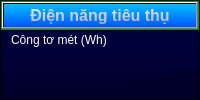
                              <widget class="QFrame" name="Top_Ctrl_frame_4">
                               <property name="styleSheet">
                                <string notr="true">background-color: qlineargradient(spread:pad, x1:1, y1:1, x2:1, y2:0, stop:0 rgba(0, 0, 42, 255), stop:1 rgba(0, 0, 70, 255));</string>
                               </property>
                               <property name="frameShape">
                                <enum>QFrame::StyledPanel</enum>
                               </property>
                               <property name="frameShadow">
                                <enum>QFrame::Raised</enum>
                               </property>
                               <layout class="QVBoxLayout" name="verticalLayout_32">
                                <property name="spacing">
                                 <number>0</number>
                                </property>
                                <property name="leftMargin">
                                 <number>0</number>
                                </property>
                                <property name="topMargin">
                                 <number>0</number>
                                </property>
                                <property name="rightMargin">
                                 <number>0</number>
                                </property>
                                <property name="bottomMargin">
                                 <number>0</number>
                                </property>
                                <item>
                                 <widget class="QFrame" name="Top_Ctrl_frame4_header">
                                  <property name="styleSheet">
                                   <string notr="true">background-color: rgb(0, 200, 0);</string>
                                  </property>
                                  <property name="frameShape">
                                   <enum>QFrame::StyledPanel</enum>
                                  </property>
                                  <property name="frameShadow">
                                   <enum>QFrame::Raised</enum>
                                  </property>
                                  <layout class="QVBoxLayout" name="verticalLayout_22">
                                   <property name="spacing">
                                    <number>0</number>
                                   </property>
                                   <property name="leftMargin">
                                    <number>0</number>
                                   </property>
                                   <property name="topMargin">
                                    <number>0</number>
                                   </property>
                                   <property name="rightMargin">
                                    <number>0</number>
                                   </property>
                                   <property name="bottomMargin">
                                    <number>0</number>
                                   </property>
                                   <item>
                                    <widget class="QPushButton" name="Top_Ctrl_header4">
                                     <property name="font">
                                      <font>
                                       <family>Segoe UI</family>
                                       <pointsize>12</pointsize>
                                       <weight>75</weight>
                                       <bold>true</bold>
                                      </font>
                                     </property>
                                     <property name="styleSheet">
                                      <string notr="true">color: qlineargradient(spread:pad, x1:1, y1:1, x2:1, y2:0, stop:0 rgba(171, 171, 171, 255), stop:1 rgba(239, 239, 239, 255));
background-color: qlineargradient(spread:pad, x1:1, y1:1, x2:1, y2:0, stop:0 rgba(0, 85, 255, 255), stop:1 rgba(0, 192, 255, 255));</string>
                                     </property>
                                     <property name="text">
                                      <string>Điện năng tiêu thụ</string>
                                     </property>
                                    </widget>
                                   </item>
                                  </layout>
                                 </widget>
                                </item>
                                <item>
                                 <widget class="QFrame" name="Top_Ctrl_frame4_body">
                                  <property name="sizePolicy">
                                   <sizepolicy hsizetype="Preferred" vsizetype="Expanding">
                                    <horstretch>0</horstretch>
                                    <verstretch>0</verstretch>
                                   </sizepolicy>
                                  </property>
                                  <property name="styleSheet">
                                   <string notr="true">background-color: rgba(0, 0, 0, 0);</string>
                                  </property>
                                  <property name="frameShape">
                                   <enum>QFrame::StyledPanel</enum>
                                  </property>
                                  <property name="frameShadow">
                                   <enum>QFrame::Raised</enum>
                                  </property>
                                  <widget class="QLabel" name="label_5">
                                   <property name="geometry">
                                    <rect>
                                     <x>10</x>
                                     <y>0</y>
                                     <width>111</width>
                                     <height>20</height>
                                    </rect>
                                   </property>
                                   <property name="styleSheet">
                                    <string notr="true">color: rgb(255, 255, 255);</string>
                                   </property>
                                   <property name="text">
                                    <string>Công tơ mét (Wh)</string>
                                   </property>
                                  </widget>
                                  <widget class="QLabel" name="Top_Ctrl_frame4_body_Wh_1">
                                   <property name="geometry">
                                    <rect>
                                     <x>280</x>
                                     <y>240</y>
                                     <width>131</width>
                                     <height>71</height>
                                    </rect>
                                   </property>
                                   <property name="styleSheet">
                                    <string notr="true">color: qlineargradient(spread:pad, x1:1, y1:1, x2:1, y2:0, stop:0 rgba(171, 171, 171, 255), stop:1 rgba(239, 239, 239, 255));</string>
                                   </property>
                                   <property name="text">
                                    <string/>
                                   </property>
                                   <property name="alignment">
                                    <set>Qt::AlignCenter</set>
                                   </property>
                                  </widget>
                                  <widget class="QLabel" name="Top_Ctrl_frame4_body_Wh_2">
                                   <property name="geometry">
                                    <rect>
                                     <x>60</x>
                                     <y>30</y>
                                     <width>250</width>
                                     <height>250</height>
                                    </rect>
                                   </property>
                                   <property name="styleSheet">
                                    <string notr="true">border-radius:125px;
background-color: qconicalgradient(cx:0.5, cy:0.5, angle:270, stop:0.11194 rgba(0, 0, 42, 0), stop:0.116205 rgba(255, 255, 255, 255), stop:0.119403 rgba(255, 255, 255, 255), stop:0.123667 rgba(0, 0, 42, 0), stop:0.197228 rgba(0, 0, 42, 0), stop:0.19936 rgba(255, 255, 255, 255), stop:0.203625 rgba(255, 255, 255, 255), stop:0.207889 rgba(0, 0, 42, 0), stop:0.283582 rgba(0, 0, 42, 0), stop:0.28678 rgba(255, 255, 255, 255), stop:0.289979 rgba(255, 255, 255, 255), stop:0.294243 rgba(0, 0, 42, 0), stop:0.36887 rgba(0, 0, 42, 0), stop:0.372068 rgba(255, 255, 255, 255), stop:0.375267 rgba(255, 255, 255, 255), stop:0.376333 rgba(0, 0, 42, 0), stop:0.452026 rgba(0, 0, 42, 0), stop:0.455224 rgba(255, 255, 255, 255), stop:0.458422 rgba(255, 255, 255, 255), stop:0.462687 rgba(0, 0, 42, 0), stop:0.539446 rgba(0, 0, 42, 0), stop:0.541578 rgba(255, 255, 255, 255), stop:0.544776 rgba(255, 255, 255, 255), stop:0.549041 rgba(0, 0, 42, 0), stop:0.622601 rgba(0, 0, 42, 0), stop:0.6258 rgba(255, 255, 255, 255), stop:0.628998 rgba(255, 255, 255, 255), stop:0.632196 rgba(0, 0, 42, 0), stop:0.711087 rgba(0, 0, 42, 0), stop:0.712154 rgba(255, 255, 255, 255), stop:0.715352 rgba(255, 255, 255, 255), stop:0.719616 rgba(0, 0, 42, 0), stop:0.793177 rgba(0, 0, 42, 0), stop:0.797441 rgba(255, 255, 255, 255), stop:0.80064 rgba(255, 255, 255, 255), stop:0.804904 rgba(0, 0, 42, 0), stop:0.877399 rgba(0, 0, 42, 0), stop:0.881663 rgba(0, 0, 42, 0), stop:0.886638 rgba(255, 255, 255, 255), stop:0.890192 rgba(0, 0, 42, 0));

</string>
                                   </property>
                                   <property name="text">
                                    <string/>
                                   </property>
                                  </widget>
                                  <widget class="QLabel" name="Top_Ctrl_frame4_body_Wh_4">
                                   <property name="geometry">
                                    <rect>
                                     <x>70</x>
                                     <y>40</y>
                                     <width>230</width>
                                     <height>230</height>
                                    </rect>
                                   </property>
                                   <property name="styleSheet">
                                    <string notr="true">border-radius: 115px;
background-color: qconicalgradient(cx:0.5, cy:0.5, angle:270, stop:0.19403 rgba(0, 0, 42, 0), stop:0.200083 rgba(255, 0, 0, 255), stop:0.20603 rgba(255, 0, 0, 255), stop:0.209752 rgba(0, 0, 42, 0));

color: rgb(255, 0, 0);</string>
                                   </property>
                                   <property name="text">
                                    <string/>
                                   </property>
                                  </widget>
                                  <widget class="QSlider" name="Top_Ctrl_frame4_body_Wh_vertical">
                                   <property name="geometry">
                                    <rect>
                                     <x>340</x>
                                     <y>20</y>
                                     <width>22</width>
                                     <height>131</height>
                                    </rect>
                                   </property>
                                   <property name="pageStep">
                                    <number>1</number>
                                   </property>
                                   <property name="orientation">
                                    <enum>Qt::Vertical</enum>
                                   </property>
                                  </widget>
                                  <widget class="QLabel" name="label_41">
                                   <property name="geometry">
                                    <rect>
                                     <x>75</x>
                                     <y>40</y>
                                     <width>220</width>
                                     <height>220</height>
                                    </rect>
                                   </property>
                                   <property name="font">
                                    <font>
                                     <family>Segoe UI</family>
                                     <pointsize>16</pointsize>
                                    </font>
                                   </property>
                                   <property name="styleSheet">
                                    <string notr="true">background-color: rgb( 0, 0, 42);
border-radius: 110px;
color: qlineargradient(spread:pad, x1:1, y1:1, x2:1, y2:0, stop:0 rgba(171, 171, 171, 255), stop:1 rgba(239, 239, 239, 255));</string>
                                   </property>
                                   <property name="text">
                                    <string/>
                                   </property>
                                   <property name="alignment">
                                    <set>Qt::AlignCenter</set>
                                   </property>
                                  </widget>
                                  <widget class="QLabel" name="Top_Ctrl_frame4_body_Wh_3">
                                   <property name="geometry">
                                    <rect>
                                     <x>145</x>
                                     <y>110</y>
                                     <width>80</width>
                                     <height>80</height>
                                    </rect>
                                   </property>
                                   <property name="font">
                                    <font>
                                     <family>Segoe UI</family>
                                     <pointsize>16</pointsize>
                                    </font>
                                   </property>
                                   <property name="styleSheet">
                                    <string notr="true">background-color: rgb(255, 255, 255);
border-radius: 40px;
color: qlineargradient(spread:pad, x1:1, y1:1, x2:1, y2:0, stop:0 rgba(171, 171, 171, 255), stop:1 rgba(239, 239, 239, 255));</string>
                                   </property>
                                   <property name="text">
                                    <string>Wh</string>
                                   </property>
                                   <property name="alignment">
                                    <set>Qt::AlignCenter</set>
                                   </property>
                                  </widget>
                                  <widget class="QLabel" name="Top_Ctrl_frame4_body_metter">
                                   <property name="geometry">
                                    <rect>
                                     <x>70</x>
                                     <y>220</y>
                                     <width>241</width>
                                     <height>31</height>
                                    </rect>
                                   </property>
                                   <property name="font">
                                    <font>
                                     <family>Segoe UI</family>
                                     <pointsize>16</pointsize>
                                    </font>
                                   </property>
                                   <property name="styleSheet">
                                    <string notr="true">color: qlineargradient(spread:pad, x1:1, y1:1, x2:1, y2:0, stop:0 rgba(171, 171, 171, 255), stop:1 rgba(239, 239, 239, 255));
background-color: rgb(0, 0, 42);</string>
                                   </property>
                                   <property name="text">
                                    <string>111111</string>
                                   </property>
                                   <property name="alignment">
                                    <set>Qt::AlignCenter</set>
                                   </property>
                                  </widget>
                                  <zorder>label_5</zorder>
                                  <zorder>Top_Ctrl_frame4_body_Wh_vertical</zorder>
                                  <zorder>Top_Ctrl_frame4_body_Wh_2</zorder>
                                  <zorder>label_41</zorder>
                                  <zorder>Top_Ctrl_frame4_body_metter</zorder>
                                  <zorder>Top_Ctrl_frame4_body_Wh_4</zorder>
                                  <zorder>Top_Ctrl_frame4_body_Wh_3</zorder>
                                  <zorder>Top_Ctrl_frame4_body_Wh_1</zorder>
                                 </widget>
                                </item>
                               </layout>
                              </widget>
